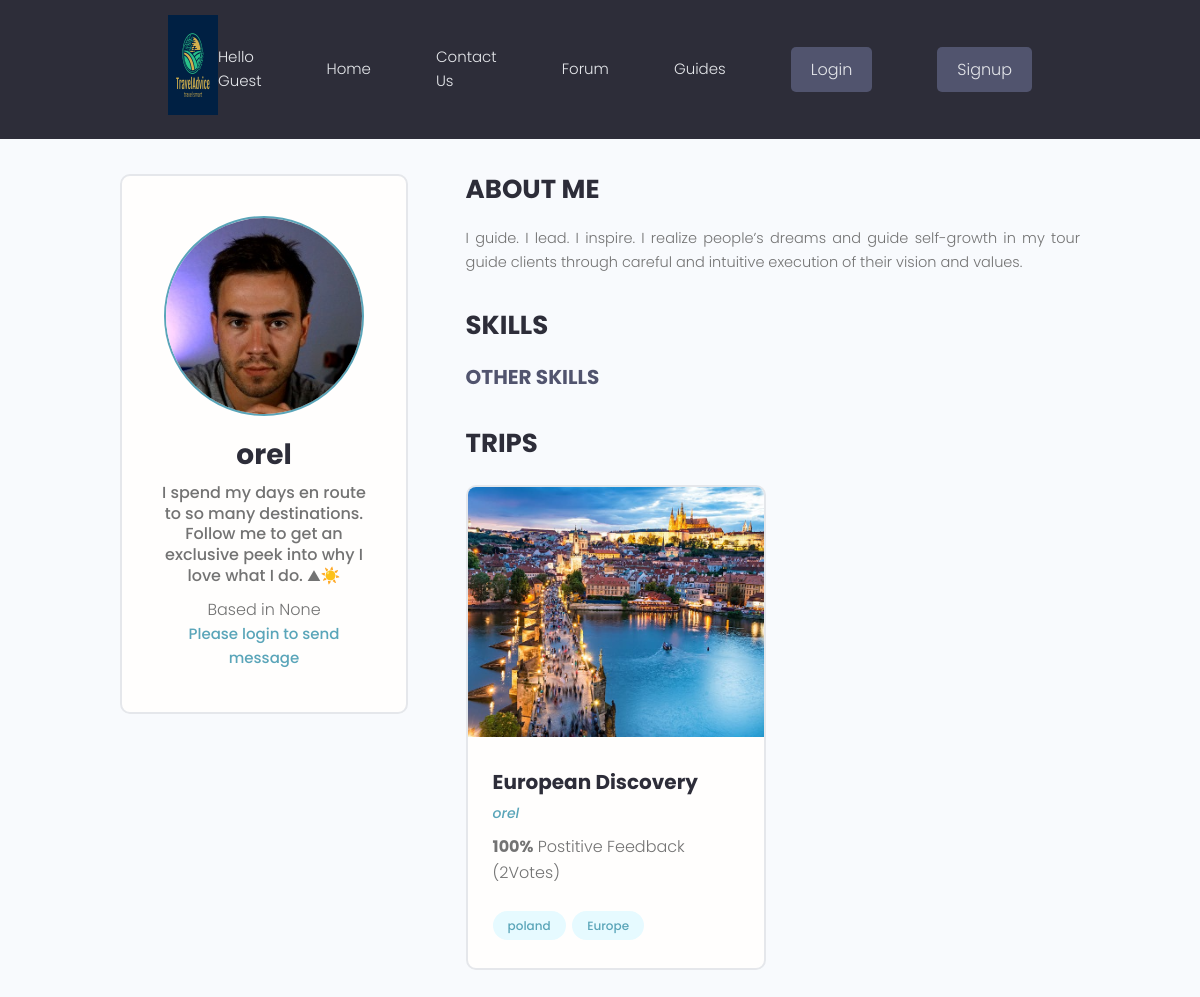
The page /users/profile/c37f32c9-2f82-49c7-ae5a-f29b19704080/ on the database its author committed.
### users/models.py (models this page shows, shortened)
class Profile(models.Model):
    user = models.OneToOneField(User, on_delete=models.CASCADE, null=True, blank=True)
    name = models.CharField(max_length=200, blank=True, null=True)
    email = models.EmailField(max_length=500, blank=True, null= True)
    username =  models.CharField(max_length=200, blank=True, null=True)
    location =  models.CharField(max_length=200, blank=True, null=True)
    short_intro = models.CharField(max_length=200, blank = True, null=True)
    bio = models.TextField(blank=True,null=True)
    profile_image = models.ImageField(
        null=True, blank=True, upload_to='profiles/', default= "profiles/user-default.png")
    guide_confirmation = models.ImageField(
        null=True, blank=True, upload_to='profiles/')
    admin_approved=models.BooleanField(default=False)
    created = models.DateTimeField(auto_now_add=True)
    id = models.UUIDField(default=uuid.uuid4, unique=True, primary_key=True,editable=False)

### trips/models.py (models this page shows, shortened)
class Trip(models.Model):
    owner = models.ForeignKey(
        Profile,null=True, blank= True,on_delete=models.SET_NULL)
    title = models.CharField(max_length=200)
    description = models.TextField(null=True, blank = True)
    featured_image = models.ImageField(null = True, blank = True, default= "default.jpg")# upload image from the trip, and by the default its gray image
    created = models.DateTimeField(auto_now_add=True)
    tags = models.ManyToManyField('Tag', blank=True) #one trip has many tag and vice versa
    vote_total = models.IntegerField(default=0, null=True, blank=True)# all the vote that the trips has
    vote_ration = models.IntegerField(default=0, null=True, blank=True)# the ration betwen negative and positive
    id = models.UUIDField(default=uuid.uuid4, unique=True, primary_key=True,editable=False)
    class Meta:
        ordering = ['-vote_ration','-vote_total', 'title']

class Tag(models.Model):
    name = models.CharField(max_length=200)
    created = models.DateTimeField(auto_now_add=True)
    id = models.UUIDField(default=uuid.uuid4, unique=True, primary_key=True,editable=False)
    def __str__(self):
        return self.name

### users/views.py (the view)
# urls.py: path('profile/<str:pk>/', views.guideProfile,name= "guide-profile"),
def guideProfile(request,pk):
    profile = Profile.objects.get(id=pk)
    topSkills = profile.skill_set.exclude(description__exact="")
    otherSkills = profile.skill_set.filter(description="")
    context = {'profile': profile,'topSkills':topSkills,
                'otherSkills':otherSkills}
    return render(request,'users/guide-profile.html',context)

### forum/context_processors.py (called while the page is built, shortened)
def searchFunction(request):
    search_context = {}
    posts = Post.objects.all()
    return search_context

### users/templates/users/guide-profile.html (shortened to what this page needs)
{% extends 'main.html' %}
{% block content %}
<main class="profile my-md">
    <div class="container">
      <div class="layout">
        <div class="column column--1of3">
          <div class="card text-center">
            <div class="card__body dev">
              <img class="avatar avatar--xl" src="{{ profile.profile_image.url }}" />
              <h2 class="dev__name">{{profile.name}}</h2>
              <p class="dev__title">{{profile.short_intro}}</p>
              <p class="dev__location">Based in {{profile.location}}</p>
              {%if user.is_authenticated %}
              <a href="mailto:{{profile.email}}" class="btn btn--sub btn--lg">Send Message </a>
              {% else %}
              <a href="{% url 'signin' %}?next={{request.path}}">Please login to send message</a>
              {% endif %}
            </div>
          </div>
        </div>
        <div class="column column--2of3">
          <div class="devInfo">
            <h3 class="devInfo__title">About Me</h3>
            <p class="devInfo__about">{{ profile.bio }}</p>
          </div>
          <div class="devInfo">
            <h3 class="devInfo__title">Skills</h3>
            <div class="devInfo__skills">
              <h3 class="devInfo__subtitle">Other Skills</h3>
            </div>
          </div>
          <div class="devInfo">
            <h3 class="devInfo__title">Trips</h3>
            <div class="grid grid--two">
            {% for trip in profile.trip_set.all %}
              <div class="column">
                <div class="card project">
                  <a href="{% url 'trip' trip.id %}" class="project">
                    <img class="project__thumbnail" src="{{trip.featured_image.url}}" alt="project thumbnail" />
                    <div class="card__body">
                      <h3 class="project__title">{{ trip.title }}</h3>
                      <p><a class="project__author" href="{% url 'guide-profile' trip.owner.id %}">{{trip.owner.name}}</a></p>
                      <p class="project--rating">
                        <span style="font-weight: bold;">{{ trip.vote_ration}}%</span> Postitive
                        Feedback ({{ trip.vote_total }}Vote{{ trip.vote_total|pluralize:"s"}})
                      </p>
                      <div class="project__tags">
                          {% for tag in trip.tags.all %}
                        <span class="tag tag--pill tag--main">
                          <small>{{tag}}</small>
                        </span>
                        {% endfor %}
                      </div>
                    </div>
                  </a>
                </div>
              </div>
            {% endfor %}
            </div>
          </div>
        </div>
      </div>
    </div>
  </main>
{% endblock content %}

### static/styles/app.css (style rules this page uses)
:root { --color-sub: #2d2d39; }
.card { border: 2px solid var(--color-light); }
img { width: 100%; }
.profile .card > .dev { padding: 4rem; }
.dev__name { color: var(--color-sub); font-size: 2.8rem; font-weight: 700; margin-top: 1rem; margin-bottom: 0.5rem; }
.dev__title { font-size: 1.6rem; font-weight: 500; line-height: 1.3; }
.dev__location { margin-top: 1rem; }
.devInfo { margin-bottom: 3rem; }
.devInfo__title, .devInfo__subtitle { font-size: 2.6rem; color: var(--color-sub); text-transform: uppercase; font-weight: 700; margin-bottom: 1.5rem; }
.devInfo__subtitle { font-size: 2rem; color: var(--color-sub-light); }
.devInfo__about, .devSkill__info { font-size: 1.45rem; line-height: 1.7; text-align: justify; }
.project__author { font-size: 1.4rem; font-style: italic; }
.project--rating { margin-bottom: 1.6em; margin-top: 0.5em; }
.project__thumbnail { height: 25rem; object-fit: cover; object-position: top center; }
.project__title { font-size: 2rem; font-weight: 700; color: var(--color-sub); }

### static/uikit/styles/modules/_variables.css (style rules this page uses)
:root { --color-main: #5aa5b9; --color-main-light: #e6faff; --color-sub: #3f4156; --color-sub-light: #51546e; --color-sub-lighter: #ededfd; --color-text: #737373; --color-gray: #8b8b8b; --color-light: #e5e7eb; --color-light-gray: #767676; --color-bg: #f8fafd; --color-white: #fffefd; --color-white-light: #f3f3f3; --color-success: #359e64; --color-success-bg: #def8e8; --color-error: #fc4b0b; --color-error-bg: #fff2ee; --font-base: 'Poppins', arial, helvetica, 'Segoe UI', roboto, ubuntu, sans-serif; --font-monospace: 'Fira Code', 'Courier New', courier, monospace; --font-regular: 300; --font-medium: 500; --font-bold: 700; --generic-shadow: 1px 1px 5px #00000010; --generic-transition: all 0.3s ease-in-out; }

### static/uikit/styles/modules/_base.css (style rules this page uses)
* { margin: 0; padding: 0; box-sizing: border-box; text-rendering: optimizeLegibility; color: inherit; font-size: inherit; }
html { font-size: 50%; }
@media only screen and (min-width: 480px) { html { font-size: 56.25%; } }
@media only screen and (min-width: 1200px) { html { font-size: 62.5%; } }
body { line-height: 1.6; font-weight: 400; font-size: 1.5rem; color: var(--color-text); background-color: var(--color-bg); min-height: 100vh; }

### static/uikit/styles/modules/_typography.css (style rules this page uses)
* { font-family: var(--font-base); }
h2 { font-size: 3.6rem; font-weight: var(--font-bold); }
h3 { font-size: 3.2rem; font-weight: var(--font-medium); }
p, span, strong { font-size: 1.6rem; color: var(--color-text); font-weight: var(--font-regular); }
a { padding-bottom: 2px; text-decoration: none; display: inline-block; color: var(--color-main); font-weight: var(--font-medium); }

### static/uikit/styles/modules/_utilities.css (style rules this page uses)
.container { width: 92%; max-width: 165rem; margin: 0 auto; box-sizing: border-box; }
@media screen and (min-width: 1000px) { .container { width: 90%; } }
@media screen and (min-width: 1200px) { .container { width: 80%; } }
.text-center { text-align: center; }
.my-md { margin: 3rem auto; }

### static/uikit/styles/modules/_avatar.css (style rules this page uses)
.avatar { border-radius: 50%; border: 2px solid var(--color-main); object-fit: cover; }
.avatar--xl { height: 20rem; width: 20rem; }

### static/uikit/styles/modules/_card.css (style rules this page uses)
.card { border-radius: 1rem; background-color: var(--color-white); border: 1.5px solid var(--color-light); width: auto; height: auto; margin-top: 0.5rem; margin-bottom: 0.5rem; overflow: hidden; }
.card__body, .card__header { padding: 2rem 2.5rem; }

### static/uikit/styles/modules/_tag.css (style rules this page uses)
.tag { display: inline-flex; align-items: center; background-color: var(--color-sub); height: -webkit-fit-content; height: -moz-fit-content; height: fit-content; width: -webkit-fit-content; width: -moz-fit-content; width: fit-content; border-radius: 0.5rem; padding: 0.5rem 1.5rem; font-size: 1.2rem; cursor: pointer; }
.tag:not(:last-child) { margin-right: 0.25rem; margin-bottom: 0.75rem; }
.tag > small { color: var(--color-white); }
.tag--pill { border-radius: 5rem; }
.tag--main, .tag--main > small { background: var(--color-main-light); color: var(--color-main); font-weight: 500; }

### static/uikit/styles/modules/_grid.css (style rules this page uses)
.grid { display: flex; flex-wrap: wrap; justify-content: flex-start; align-items: stretch; }
.grid > .column { min-width: 28rem; margin-bottom: 2.5rem; }
.grid--two > .column { flex-basis: 100%; }
@media screen and (min-width: 800px) { .grid--two { margin-right: -2%; } }
@media screen and (min-width: 800px) { .grid--two > .column { margin-right: 2%; } }
@media screen and (min-width: 800px) { .grid--two > .column { flex-basis: 48%; } }

### static/uikit/styles/modules/_layout.css (style rules this page uses)
.layout { display: flex; flex-flow: row wrap; justify-content: space-between; }
.layout > .column { margin-bottom: 3rem; }
.layout > .column.column--1of3 { flex-basis: 30%; }
.layout > .column.column--2of3 { flex-basis: 64%; }

### rows shown on the page
Profile: profile_image (picture), name "orel", short_intro "I spend my days en route to so many destinations. Follow me to get an exclusive peek into why I love what I do. ⛰☀️", location "None", bio "I guide. I lead. I inspire. I realize people’s dreams and guide self-growth in my tour guide clients through careful and intuitive execution of their vision and values."
Trip: featured_image (picture), title "European Discovery", owner.name "orel", vote_ration "100", vote_total "2"
Tag: name "poland"
Tag: name "Europe"
